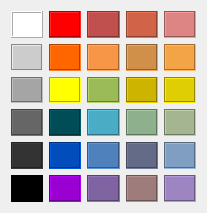
<?xml version="1.0" encoding="UTF-8"?>
<ui version="4.0">
 <class>TextColorWidget</class>
 <widget class="QWidget" name="TextColorWidget">
  <property name="geometry">
   <rect>
    <x>0</x>
    <y>0</y>
    <width>207</width>
    <height>213</height>
   </rect>
  </property>
  <property name="windowTitle">
   <string>TextColorWidget</string>
  </property>
  <layout class="QGridLayout" name="gridLayout">
   <item row="0" column="0">
    <widget class="QLabel" name="label">
     <property name="styleSheet">
      <string notr="true">QLabel{background-color:rgb(255, 255, 255)}</string>
     </property>
     <property name="frameShape">
      <enum>QFrame::Box</enum>
     </property>
     <property name="frameShadow">
      <enum>QFrame::Raised</enum>
     </property>
     <property name="text">
      <string/>
     </property>
    </widget>
   </item>
   <item row="0" column="1">
    <widget class="QLabel" name="label_7">
     <property name="styleSheet">
      <string notr="true">QLabel{background-color:rgb(255, 0, 0)}</string>
     </property>
     <property name="frameShape">
      <enum>QFrame::Box</enum>
     </property>
     <property name="frameShadow">
      <enum>QFrame::Sunken</enum>
     </property>
     <property name="text">
      <string/>
     </property>
    </widget>
   </item>
   <item row="0" column="2">
    <widget class="QLabel" name="label_13">
     <property name="styleSheet">
      <string notr="true">QLabel{background-color:rgb(192, 80, 77)}</string>
     </property>
     <property name="frameShape">
      <enum>QFrame::Box</enum>
     </property>
     <property name="frameShadow">
      <enum>QFrame::Sunken</enum>
     </property>
     <property name="text">
      <string/>
     </property>
    </widget>
   </item>
   <item row="0" column="3">
    <widget class="QLabel" name="label_19">
     <property name="styleSheet">
      <string notr="true">QLabel{background-color:rgb(209, 99, 73)}</string>
     </property>
     <property name="frameShape">
      <enum>QFrame::Box</enum>
     </property>
     <property name="frameShadow">
      <enum>QFrame::Sunken</enum>
     </property>
     <property name="text">
      <string/>
     </property>
    </widget>
   </item>
   <item row="0" column="4">
    <widget class="QLabel" name="label_25">
     <property name="styleSheet">
      <string notr="true">QLabel{background-color: rgb(221, 132, 132)}</string>
     </property>
     <property name="frameShape">
      <enum>QFrame::Box</enum>
     </property>
     <property name="frameShadow">
      <enum>QFrame::Sunken</enum>
     </property>
     <property name="text">
      <string/>
     </property>
    </widget>
   </item>
   <item row="1" column="0">
    <widget class="QLabel" name="label_2">
     <property name="styleSheet">
      <string notr="true">QLabel{background-color:rgb(204, 204, 204)}</string>
     </property>
     <property name="frameShape">
      <enum>QFrame::Box</enum>
     </property>
     <property name="frameShadow">
      <enum>QFrame::Sunken</enum>
     </property>
     <property name="text">
      <string/>
     </property>
    </widget>
   </item>
   <item row="1" column="1">
    <widget class="QLabel" name="label_8">
     <property name="styleSheet">
      <string notr="true">QLabel{background-color:rgb(255, 102, 0)}</string>
     </property>
     <property name="frameShape">
      <enum>QFrame::Box</enum>
     </property>
     <property name="frameShadow">
      <enum>QFrame::Sunken</enum>
     </property>
     <property name="text">
      <string/>
     </property>
    </widget>
   </item>
   <item row="1" column="2">
    <widget class="QLabel" name="label_14">
     <property name="styleSheet">
      <string notr="true">QLabel{background-color:rgb(247, 150, 70)}</string>
     </property>
     <property name="frameShape">
      <enum>QFrame::Box</enum>
     </property>
     <property name="frameShadow">
      <enum>QFrame::Sunken</enum>
     </property>
     <property name="text">
      <string/>
     </property>
    </widget>
   </item>
   <item row="1" column="3">
    <widget class="QLabel" name="label_20">
     <property name="styleSheet">
      <string notr="true">QLabel{background-color: rgb(209, 144, 73)}</string>
     </property>
     <property name="frameShape">
      <enum>QFrame::Box</enum>
     </property>
     <property name="frameShadow">
      <enum>QFrame::Sunken</enum>
     </property>
     <property name="text">
      <string/>
     </property>
    </widget>
   </item>
   <item row="1" column="4">
    <widget class="QLabel" name="label_26">
     <property name="styleSheet">
      <string notr="true">QLabel{background-color: rgb(243, 164, 71)}</string>
     </property>
     <property name="frameShape">
      <enum>QFrame::Box</enum>
     </property>
     <property name="frameShadow">
      <enum>QFrame::Sunken</enum>
     </property>
     <property name="text">
      <string/>
     </property>
    </widget>
   </item>
   <item row="2" column="0">
    <widget class="QLabel" name="label_3">
     <property name="styleSheet">
      <string notr="true">QLabel{background-color:rgb(165, 165, 165)}</string>
     </property>
     <property name="frameShape">
      <enum>QFrame::Box</enum>
     </property>
     <property name="frameShadow">
      <enum>QFrame::Sunken</enum>
     </property>
     <property name="text">
      <string/>
     </property>
    </widget>
   </item>
   <item row="2" column="1">
    <widget class="QLabel" name="label_9">
     <property name="styleSheet">
      <string notr="true">QLabel{background-color:rgb(255, 255, 0)}</string>
     </property>
     <property name="frameShape">
      <enum>QFrame::Box</enum>
     </property>
     <property name="frameShadow">
      <enum>QFrame::Sunken</enum>
     </property>
     <property name="text">
      <string/>
     </property>
    </widget>
   </item>
   <item row="2" column="2">
    <widget class="QLabel" name="label_15">
     <property name="styleSheet">
      <string notr="true">QLabel{background-color:rgb(155, 187, 89)}</string>
     </property>
     <property name="frameShape">
      <enum>QFrame::Box</enum>
     </property>
     <property name="frameShadow">
      <enum>QFrame::Sunken</enum>
     </property>
     <property name="text">
      <string/>
     </property>
    </widget>
   </item>
   <item row="2" column="3">
    <widget class="QLabel" name="label_21">
     <property name="styleSheet">
      <string notr="true">QLabel{background-color: rgb(204, 180, 0)}</string>
     </property>
     <property name="frameShape">
      <enum>QFrame::Box</enum>
     </property>
     <property name="frameShadow">
      <enum>QFrame::Sunken</enum>
     </property>
     <property name="text">
      <string/>
     </property>
    </widget>
   </item>
   <item row="2" column="4">
    <widget class="QLabel" name="label_27">
     <property name="styleSheet">
      <string notr="true">QLabel{background-color: rgb(223, 206, 4)}</string>
     </property>
     <property name="frameShape">
      <enum>QFrame::Box</enum>
     </property>
     <property name="frameShadow">
      <enum>QFrame::Sunken</enum>
     </property>
     <property name="text">
      <string/>
     </property>
    </widget>
   </item>
   <item row="3" column="0">
    <widget class="QLabel" name="label_4">
     <property name="styleSheet">
      <string notr="true">QLabel{background-color:rgb(102, 102, 102)}</string>
     </property>
     <property name="frameShape">
      <enum>QFrame::Box</enum>
     </property>
     <property name="frameShadow">
      <enum>QFrame::Sunken</enum>
     </property>
     <property name="text">
      <string/>
     </property>
    </widget>
   </item>
   <item row="3" column="1">
    <widget class="QLabel" name="label_10">
     <property name="styleSheet">
      <string notr="true">QLabel{background-color:rgb(0, 77, 87)}</string>
     </property>
     <property name="frameShape">
      <enum>QFrame::Box</enum>
     </property>
     <property name="frameShadow">
      <enum>QFrame::Sunken</enum>
     </property>
     <property name="text">
      <string/>
     </property>
    </widget>
   </item>
   <item row="3" column="2">
    <widget class="QLabel" name="label_16">
     <property name="styleSheet">
      <string notr="true">QLabel{background-color:rgb(75, 172, 198)}</string>
     </property>
     <property name="frameShape">
      <enum>QFrame::Box</enum>
     </property>
     <property name="frameShadow">
      <enum>QFrame::Sunken</enum>
     </property>
     <property name="text">
      <string/>
     </property>
    </widget>
   </item>
   <item row="3" column="3">
    <widget class="QLabel" name="label_22">
     <property name="styleSheet">
      <string notr="true">QLabel{background-color: rgb(143, 176,140)}</string>
     </property>
     <property name="frameShape">
      <enum>QFrame::Box</enum>
     </property>
     <property name="frameShadow">
      <enum>QFrame::Sunken</enum>
     </property>
     <property name="text">
      <string/>
     </property>
    </widget>
   </item>
   <item row="3" column="4">
    <widget class="QLabel" name="label_28">
     <property name="styleSheet">
      <string notr="true">QLabel{background-color: rgb(165, 181,146)}</string>
     </property>
     <property name="frameShape">
      <enum>QFrame::Box</enum>
     </property>
     <property name="frameShadow">
      <enum>QFrame::Sunken</enum>
     </property>
     <property name="text">
      <string/>
     </property>
    </widget>
   </item>
   <item row="4" column="0">
    <widget class="QLabel" name="label_5">
     <property name="styleSheet">
      <string notr="true">QLabel{background-color:rgb(51, 51, 51)}</string>
     </property>
     <property name="frameShape">
      <enum>QFrame::Box</enum>
     </property>
     <property name="frameShadow">
      <enum>QFrame::Sunken</enum>
     </property>
     <property name="text">
      <string/>
     </property>
    </widget>
   </item>
   <item row="4" column="1">
    <widget class="QLabel" name="label_11">
     <property name="styleSheet">
      <string notr="true">QLabel{background-color:rgb(0, 77, 187)}</string>
     </property>
     <property name="frameShape">
      <enum>QFrame::Box</enum>
     </property>
     <property name="frameShadow">
      <enum>QFrame::Sunken</enum>
     </property>
     <property name="text">
      <string/>
     </property>
    </widget>
   </item>
   <item row="4" column="2">
    <widget class="QLabel" name="label_17">
     <property name="styleSheet">
      <string notr="true">QLabel{background-color:rgb(79, 129, 189)}</string>
     </property>
     <property name="frameShape">
      <enum>QFrame::Box</enum>
     </property>
     <property name="frameShadow">
      <enum>QFrame::Sunken</enum>
     </property>
     <property name="text">
      <string/>
     </property>
    </widget>
   </item>
   <item row="4" column="3">
    <widget class="QLabel" name="label_23">
     <property name="styleSheet">
      <string notr="true">QLabel{background-color: rgb(100,107 ,134)}</string>
     </property>
     <property name="frameShape">
      <enum>QFrame::Box</enum>
     </property>
     <property name="frameShadow">
      <enum>QFrame::Sunken</enum>
     </property>
     <property name="text">
      <string/>
     </property>
    </widget>
   </item>
   <item row="4" column="4">
    <widget class="QLabel" name="label_29">
     <property name="styleSheet">
      <string notr="true">QLabel{background-color: rgb(128, 158,194)}</string>
     </property>
     <property name="frameShape">
      <enum>QFrame::Box</enum>
     </property>
     <property name="frameShadow">
      <enum>QFrame::Sunken</enum>
     </property>
     <property name="text">
      <string/>
     </property>
    </widget>
   </item>
   <item row="5" column="0">
    <widget class="QLabel" name="label_6">
     <property name="styleSheet">
      <string notr="true">QLabel{background-color:rgb(0, 0, 0)}</string>
     </property>
     <property name="frameShape">
      <enum>QFrame::Box</enum>
     </property>
     <property name="frameShadow">
      <enum>QFrame::Sunken</enum>
     </property>
     <property name="text">
      <string/>
     </property>
    </widget>
   </item>
   <item row="5" column="1">
    <widget class="QLabel" name="label_12">
     <property name="styleSheet">
      <string notr="true">QLabel{background-color:rgb(155, 0, 211)}</string>
     </property>
     <property name="frameShape">
      <enum>QFrame::Box</enum>
     </property>
     <property name="frameShadow">
      <enum>QFrame::Sunken</enum>
     </property>
     <property name="text">
      <string/>
     </property>
    </widget>
   </item>
   <item row="5" column="2">
    <widget class="QLabel" name="label_18">
     <property name="styleSheet">
      <string notr="true">QLabel{background-color:rgb(128, 100, 162)}</string>
     </property>
     <property name="frameShape">
      <enum>QFrame::Box</enum>
     </property>
     <property name="frameShadow">
      <enum>QFrame::Sunken</enum>
     </property>
     <property name="text">
      <string/>
     </property>
    </widget>
   </item>
   <item row="5" column="3">
    <widget class="QLabel" name="label_24">
     <property name="styleSheet">
      <string notr="true">QLabel{background-color: rgb(158,124 ,124)}</string>
     </property>
     <property name="frameShape">
      <enum>QFrame::Box</enum>
     </property>
     <property name="frameShadow">
      <enum>QFrame::Sunken</enum>
     </property>
     <property name="text">
      <string/>
     </property>
    </widget>
   </item>
   <item row="5" column="4">
    <widget class="QLabel" name="label_30">
     <property name="styleSheet">
      <string notr="true">QLabel{background-color: rgb(156,133 ,192)}</string>
     </property>
     <property name="frameShape">
      <enum>QFrame::Box</enum>
     </property>
     <property name="frameShadow">
      <enum>QFrame::Sunken</enum>
     </property>
     <property name="text">
      <string/>
     </property>
    </widget>
   </item>
  </layout>
 </widget>
 <resources/>
 <connections/>
</ui>
